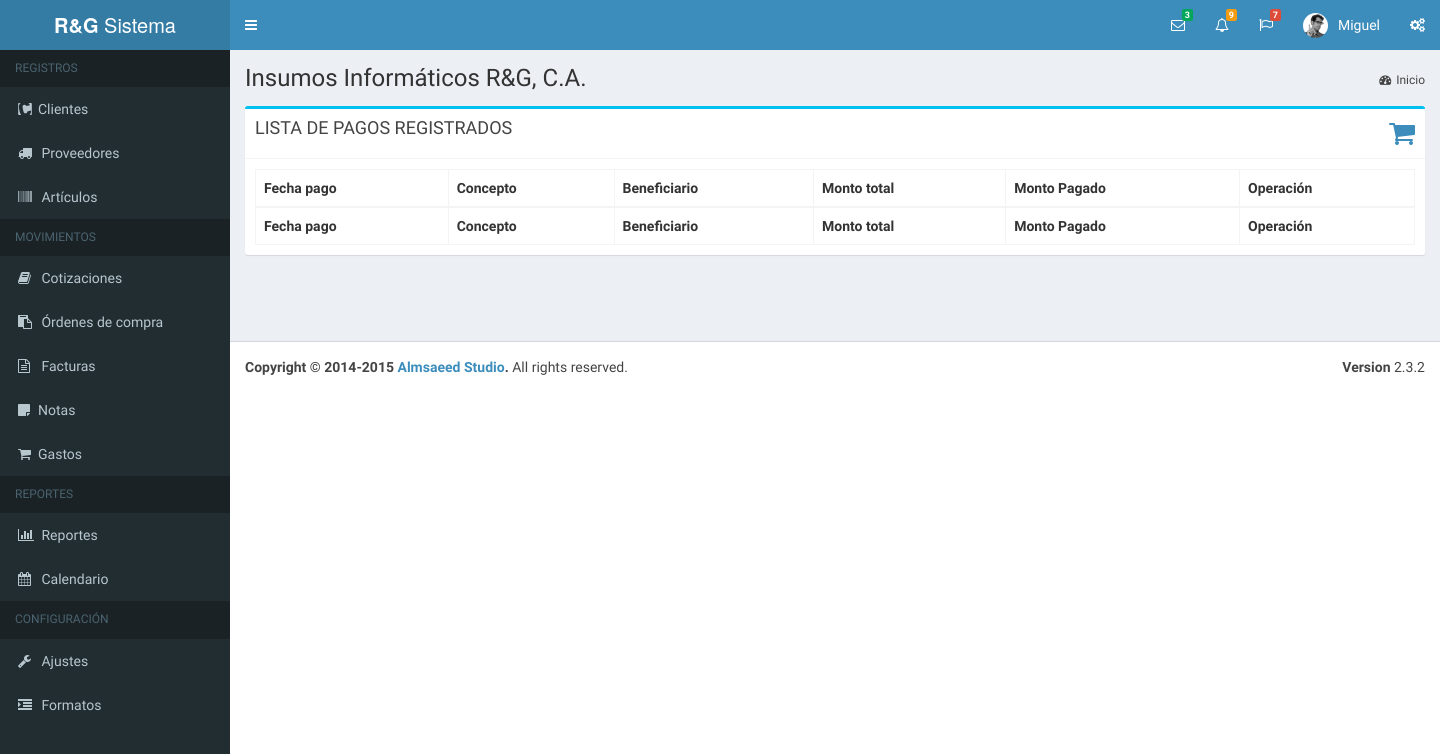
Before: /pagos.php (signed in) with the older database file.
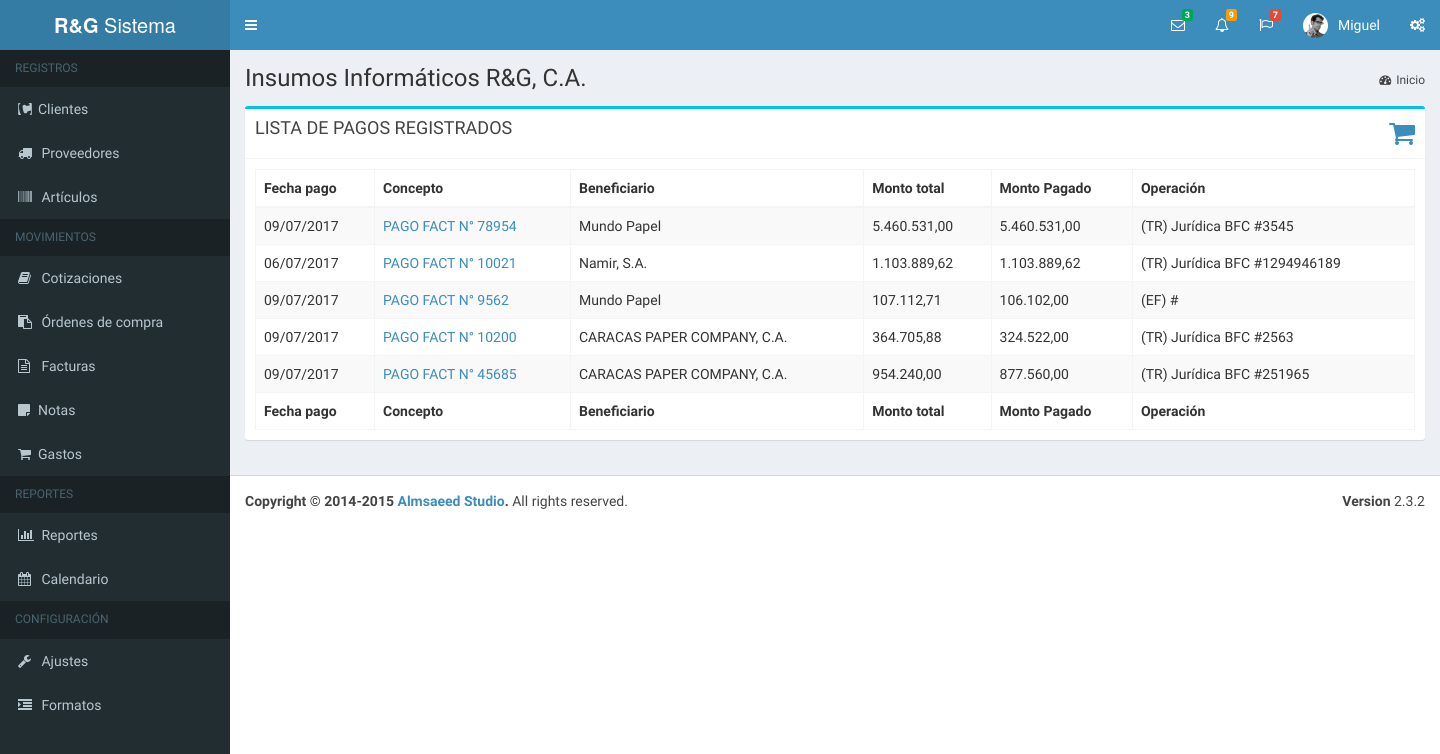
After: the same page with the newer database file.
### tables this page shows
CREATE TABLE IF NOT EXISTS `usuario` (
  `idUsuario` int(11) NOT NULL AUTO_INCREMENT,
  `usuario` varchar(60) NOT NULL,
  `password` varchar(60) NOT NULL,
  `nombre` varchar(80) DEFAULT NULL,
  `empresa` varchar(40) DEFAULT NULL,
  `subtitulo` varchar(120) DEFAULT NULL,
  `rif` varchar(15) DEFAULT NULL,
  `telefonos` varchar(80) DEFAULT NULL,
  `email` varchar(80) DEFAULT NULL,
  `vendedor` varchar(25) DEFAULT NULL,
  `direccion1` varchar(160) DEFAULT NULL,
  `direccion2` varchar(160) DEFAULT NULL,
  `ultima_act_doc` datetime DEFAULT NULL,
  PRIMARY KEY (`idUsuario`)
);

CREATE TABLE IF NOT EXISTS `gasto` (
  `idGasto` int(5) NOT NULL AUTO_INCREMENT,
  `tipo` varchar(30) NOT NULL,
  `estado` varchar(50) NOT NULL,
  `concepto` varchar(80) NOT NULL,
  `idCompra` int(5) DEFAULT NULL,
  `fecha_registro` datetime NOT NULL,
  `fecha_pago` datetime NOT NULL,
  `fecha_modificacion` datetime DEFAULT NULL,
  `monto` float(10,2) NOT NULL,
  `monto_pagado` float(10,2) DEFAULT NULL,
  `beneficiario` varchar(80) NOT NULL,
  `forma_pago` varchar(20) NOT NULL,
  `banco` varchar(30) DEFAULT NULL,
  `noperacion` varchar(50) DEFAULT NULL,
  `idUsuario` int(11) NOT NULL,
  PRIMARY KEY (`idGasto`)
);

### bd/data-usuario.php (called while the page is built, shortened)
<?php
	function obtenerUsuarioPorId( $idu, $dbh ){
		$sql = "select * from usuario where idUsuario = $idu";
		$data_user = mysql_fetch_array( mysql_query ( $sql, $dbh ) );
		return $data_user;
	}
?>

### bd/data-gasto.php (called while the page is built, shortened)
<?php
	function obtenerListaGastos( $dbh, $tipo, $idu ){
		$lista_g = array();
		$q = "select idGasto, tipo, beneficiario, concepto,
		date_format(fecha_pago,'%d/%m/%Y') as fpago,
		date_format(fecha_registro,'%d/%m/%Y %h:%i %p') as fregistro,
		banco, monto, monto_pagado, forma_pago, noperacion
		from gasto where tipo='$tipo' and idUsuario = $idu";
		$data = mysql_query( $q, $dbh );
		while( $g = mysql_fetch_array( $data ) ){
			$lista_g[] = $g;
		}
		return $lista_g;
	}
?>

### sub-scripts/tablas/tabla_pagos.php (the view, shortened to what this page needs)
<?php
	$gastos = obtenerListaGastos( $dbh, "pago", $idu );
?>
<table id="lcompras" class="table table-bordered table-striped">
    <thead>
      <tr>
        <th>Fecha pago</th><th>Concepto</th><th>Beneficiario</th>
        <th>Monto total</th><th>Monto Pagado</th><th>Operación</th>
      </tr>
    </thead>
    <tbody>
        <?php foreach( $gastos as $g ){?>
        <tr>
            <td> <?php echo $g["fpago"];?></td>
            <td> <a href="ficha_gasto.php?id=<?php echo $g["idGasto"]; ?>">
              <?php echo $g["concepto"]; ?></a>
            </td>
            <td> <?php echo $g["beneficiario"]; ?></td>
            <td> <?php echo number_format( $g["monto"], 2, ",", "." ); ?></td>
            <td> <?php echo number_format( $g["monto_pagado"], 2, ",", "." ); ?></td>
            <td> <?php echo "(".$g["forma_pago"].") ".$g["banco"]." #".$g["noperacion"]; ?></td>
        </tr>
        <?php } ?>
    </tbody>
    <tfoot>
      <tr>
        <th>Fecha pago</th><th>Concepto</th><th>Beneficiario</th>
        <th>Monto total</th><th>Monto Pagado</th><th>Operación</th>
      </tr>
    </tfoot>
</table>

### pagos.php (shortened to what this page needs)
<?php
  include( "bd/bd.php" );
	include( "bd/data-usuario.php" );
	include( "bd/data-gasto.php" );
?>
<!DOCTYPE html>
<html>
<head>
  <link rel="stylesheet" href="bootstrap/css/bootstrap.min.css">
    <link rel="stylesheet" href="https://maxcdn.bootstrapcdn.com/font-awesome/4.4.0/css/font-awesome.min.css">
    <link rel="stylesheet" href="https://code.ionicframework.com/ionicons/2.0.1/css/ionicons.min.css">
    <link rel="stylesheet" href="plugins/iCheck/all.css">
    <link rel="stylesheet" href="plugins/datatables/dataTables.bootstrap.css">
    <link rel="stylesheet" href="plugins/select2/select2.min.css">
    <link rel="stylesheet" href="dist/css/AdminLTE.min.css">
    <link rel="stylesheet" href="dist/css/skins/_all-skins.min.css">
	<link rel="stylesheet" type="text/css" href="css/style.css">
</head>
<body class="hold-transition skin-blue sidebar-mini">
<div class="wrapper">
  <header class="main-header">
    <nav class="navbar navbar-static-top" role="navigation">
      <a href="#" class="sidebar-toggle" data-toggle="offcanvas" role="button">
      </a>
      <div class="navbar-custom-menu">
        <ul class="nav navbar-nav">
          <?php include("sub-scripts/nav/mensajes.php");?>
          <?php include("sub-scripts/nav/notificaciones.php");?>
          <?php include("sub-scripts/nav/tareas.php");?>
          <?php include("sub-scripts/nav/perfil.php");?>
          <li>
            <a href="#" data-toggle="control-sidebar"><i class="fa fa-gears"></i></a>
          </li>
        </ul>
      </div>
    </nav>
  </header>
  <?php include("sub-scripts/nav/menu_ppal.php");?>
  <div class="content-wrapper">
    <?php include("sub-scripts/nav/contenido-cabecera.php");?>
    <section class="content">
    	<div class="row">
            <div class="col-md-12">
              <div class="box box-info">
                <div class="box-header with-border">
                  <h3 class="box-title">LISTA DE PAGOS REGISTRADOS</h3>
                  <div class="icon-color"><i class="fa fa-shopping-cart fa-2x"></i></div>
                </div>
             	  <div class="box-body">
                	<?php include( "sub-scripts/tablas/tabla_pagos.php" );?>
                </div>
              </div>
            </div>
          </div>
    </section>
  </div>
  <?php include("sub-scripts/nav/footer.php"); ?>
</div>
</body>
</html>

### sub-scripts/nav/mensajes.php (shortened to what this page needs)
<li class="dropdown messages-menu">
<a href="#" class="dropdown-toggle" data-toggle="dropdown">
  <i class="fa fa-envelope-o"></i>
  <span class="label label-success">3</span>
</a>
</li>

### sub-scripts/nav/notificaciones.php (shortened to what this page needs)
<li class="dropdown notifications-menu">
<a href="#" class="dropdown-toggle" data-toggle="dropdown">
  <i class="fa fa-bell-o"></i>
  <span class="label label-warning">9</span>
</a>
</li>

### sub-scripts/nav/tareas.php (shortened to what this page needs)
<li class="dropdown tasks-menu">
<a href="#" class="dropdown-toggle" data-toggle="dropdown">
  <i class="fa fa-flag-o"></i>
  <span class="label label-danger">7</span>
</a>
</li>

### sub-scripts/nav/perfil.php (shortened to what this page needs)
<?php
  $usuario = obtenerUsuarioPorId( $_SESSION["user"]["idUsuario"], $dbh );
?>
<li class="dropdown user user-menu">
<a href="#" class="dropdown-toggle" data-toggle="dropdown">
  <img src="dist/img/user2-160x160.jpg" class="user-image" alt="User Image">
  <span class="hidden-xs"><?php echo $usuario["nombre"]; ?></span>
</a>
</li>

### sub-scripts/nav/menu_ppal.php (shortened to what this page needs)
<aside class="main-sidebar">
    <section class="sidebar">
      <ul class="sidebar-menu">
        <li class="header">REGISTROS</li>
        <li class="treeview">
          <a href="#">
            <i class="fa fa-contao"></i><span>Clientes</span>
          </a>
        </li>
        <li class="treeview">
          <a href="#">
            <i class="fa fa-truck"></i>
            <span>Proveedores</span>
          </a>
        </li>
        <li class="treeview">
          <a href="#">
            <i class="fa fa-barcode"></i>
            <span>Artículos</span>
          </a>
        </li>
        <li class="header">MOVIMIENTOS</li>
        <li class="treeview">
          <a href="#">
            <i class="fa fa-book"></i>
            <span>Cotizaciones</span>
          </a>
        </li>
        <li>
          <a href="pages/widgets.html">
            <i class="fa fa-clipboard"></i> <span>Órdenes de compra</span>
          </a>
        </li>
        <li>
          <a href="#">
            <i class="fa fa-file-text-o"></i> <span>Facturas</span>
          </a>
        </li>
        <li>
          <a href="#">
            <i class="fa fa-sticky-note"></i><span>Notas</span>
          </a>
        </li>
        <li>
          <a href="#">
            <i class="fa fa-shopping-cart"></i><span>Gastos</span>
          </a>
        </li>
        <li class="header">REPORTES</li>
        <li class="treeview">
          <a href="reportes.php">
            <i class="fa fa-bar-chart"></i> <span>Reportes</span>
          </a>
        </li>
        <li>
          <a href="pages/calendar.html">
            <i class="fa fa-calendar"></i> <span>Calendario</span>
          </a>
        </li>
        <li class="header">CONFIGURACIÓN</li>
        <li class="treeview">
          <a href="mantenimiento.php">
            <i class="fa fa-wrench"></i>
            <span>Ajustes</span>
          </a>
        </li>
        <li class="treeview">
          <a href="formatos.php">
            <i class="fa fa-indent"></i>
            <span>Formatos</span>
          </a>
        </li>
      </ul>
    </section>
  </aside>

### sub-scripts/nav/contenido-cabecera.php
<section class="content-header">
  <h1>
    <?php echo $usuario["empresa"]; ?><small></small>
  </h1>
  <ol class="breadcrumb">
    <li><a href="main.php"><i class="fa fa-dashboard"></i>Inicio</a></li>
  </ol>
</section>

### sub-scripts/nav/footer.php
<footer class="main-footer">
	<div class="pull-right hidden-xs">
		<b>Version</b> 2.3.2
	</div>
	<strong>Copyright &copy; 2014-2015 <a href="http://almsaeedstudio.com">Almsaeed Studio</a>.</strong> All rights
reserved.
</footer>

### css/style.css (style rules this page uses)
.icon-color { color:#3C8DBC; float:right; }

Changed rows visible on the page:
added gasto: fpago "09/07/2017", concepto "PAGO FACT N° 78954", beneficiario "Mundo Papel", monto "5.460.531,00", monto_pagado "5.460.531,00", forma_pago "TR", banco "Jurídica BFC", noperacion "3545"
added gasto: fpago "06/07/2017", concepto "PAGO FACT N° 10021", beneficiario "Namir, S.A.", monto "1.103.889,62", monto_pagado "1.103.889,62", forma_pago "TR", banco "Jurídica BFC", noperacion "1294946189"
added gasto: fpago "09/07/2017", concepto "PAGO FACT N° 9562", beneficiario "Mundo Papel", monto "107.112,71", monto_pagado "106.102,00", forma_pago "EF"
added gasto: fpago "09/07/2017", concepto "PAGO FACT N° 10200", beneficiario "CARACAS PAPER COMPANY, C.A.", monto "364.705,88", monto_pagado "324.522,00", forma_pago "TR", banco "Jurídica BFC", noperacion "2563"
added gasto: fpago "09/07/2017", concepto "PAGO FACT N° 45685", beneficiario "CARACAS PAPER COMPANY, C.A.", monto "954.240,00", monto_pagado "877.560,00", forma_pago "TR", banco "Jurídica BFC", noperacion "251965"
